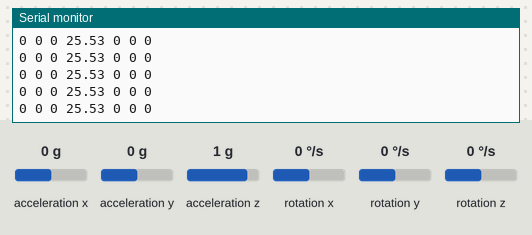
Bench run of a sketch on a simulated Arduino Uno, built with avr-gcc and run on an emulated ATmega328P. Shown: the last lines printed to the serial monitor. Wiring (inferred from the names in the program): MPU-6050 motion sensor at I2C address 0x68. Inputs (shaded band) come from the test bench; at power-on: acceleration x 0 g, acceleration y 0 g, rotation x 0 °/s, acceleration z 1 g, rotation y 0 °/s, rotation z 0 °/s.

Above: at 1.2 s.
1.3 s: acceleration x set to -0.8 g
At 1.8 s:
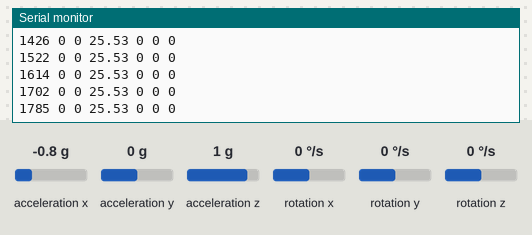
4.3 s: acceleration y set to -1.4 g
At 5.0 s:
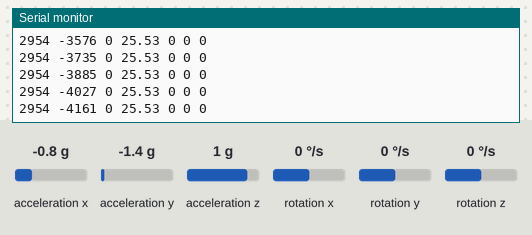
7.3 s: rotation x set to -100 °/s
At 8.1 s:
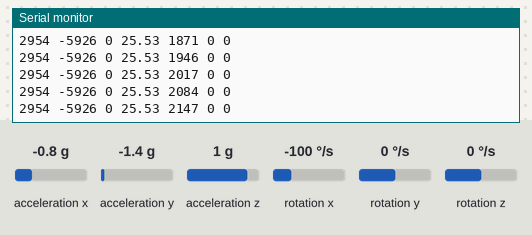
10.3 s: acceleration z set to 1.4 g
At 11.1 s:
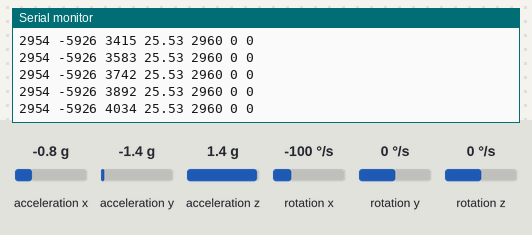
13.3 s: rotation y set to -192 °/s
At 14.3 s:
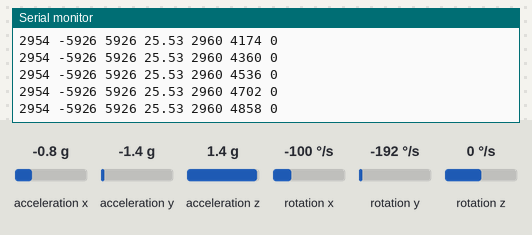
16.3 s: rotation z set to 12 °/s
At 17.2 s:
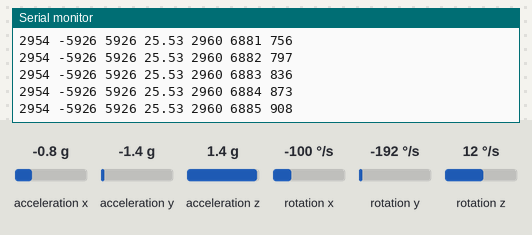
Timing chart, 0 to 19.3 s (numbered marks = the images above; inputs shaded):
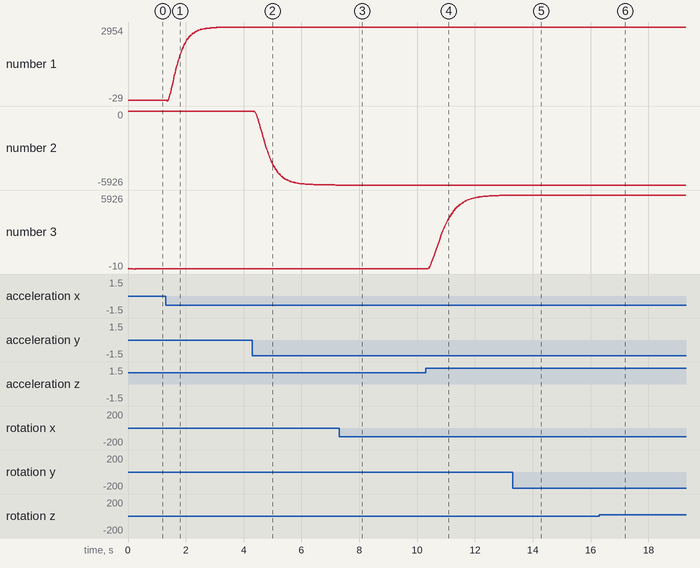

The sketch:

arduino.ino
```cpp
// MPU-6050 Filtering
// By Andrea Monti (igng)
// Base on code of Arduino User JohnChi
// Public Domain
#include <Wire.h>

const int MPU_addr = 0x68;                      // I2C address of the MPU-6050
int16_t raw_x_acc[3]    = {0};
int16_t raw_y_acc[3]    = {0};
int16_t raw_z_acc[3]    = {0};
int16_t raw_temp[3]     = {0};
int16_t raw_x_gyro[3]   = {0};
int16_t raw_y_gyro[3]   = {0};
int16_t raw_z_gyro[3]   = {0};
int16_t filt_x_acc[3]   = {0};
int16_t filt_y_acc[3]   = {0};
int16_t filt_z_acc[3]   = {0};
int16_t filt_temp[3]    = {0};
int16_t filt_x_gyro[3]  = {0};
int16_t filt_y_gyro[3]  = {0};
int16_t filt_z_gyro[3]  = {0};

void update()
{
    raw_x_acc[2]  = raw_x_acc[1];
    raw_y_acc[2]  = raw_y_acc[1];
    raw_z_acc[2]  = raw_z_acc[1];
    raw_temp[2]   = raw_temp[1];
    raw_x_gyro[2] = raw_x_gyro[1];
    raw_y_gyro[2] = raw_y_gyro[1];
    raw_z_gyro[2] = raw_z_gyro[1] ;

    raw_x_acc[1]  = raw_x_acc[0];
    raw_y_acc[1]  = raw_y_acc[0];
    raw_z_acc[1]  = raw_z_acc[0];
    raw_temp[1]   = raw_temp[0];
    raw_x_gyro[1] = raw_x_gyro[0];
    raw_y_gyro[1] = raw_y_gyro[0];
    raw_z_gyro[1] = raw_z_gyro[0];

    filt_x_acc[2]  = filt_x_acc[1];
    filt_y_acc[2]  = filt_y_acc[1];
    filt_z_acc[2]  = filt_z_acc[1];
    filt_temp[2]   = filt_temp[1];
    filt_x_gyro[2] = filt_x_gyro[1];
    filt_y_gyro[2] = filt_y_gyro[1];
    filt_z_gyro[2] = filt_z_gyro[1];

    filt_x_acc[1]  = filt_x_acc[0];
    filt_y_acc[1]  = filt_y_acc[0];
    filt_z_acc[1]  = filt_z_acc[0];
    filt_temp[1]   = filt_temp[0];
    filt_x_gyro[1] = filt_x_gyro[0];
    filt_y_gyro[1] = filt_y_gyro[0];
    filt_z_gyro[1] = filt_z_gyro[0];
}

void setup()
{
    Wire.begin();
    Wire.beginTransmission(MPU_addr);
    Wire.write(0x6B);                            // PWR_MGMT_1 (Power Menagement register)
    Wire.write(0);                               // set to zero (wakes up the MPU-6050)
    Wire.endTransmission(true);
    Serial.begin(9600);
}
void loop()
{
    update();                                   // update of the local variables for the filter
    Wire.beginTransmission(MPU_addr);
    Wire.write(0x3B);                           // starting with register 0x3B (ACCEL_XOUT_H)
    Wire.endTransmission(false);
    Wire.requestFrom(MPU_addr ,14, true);       // request a total of 14 registers
    raw_x_acc[0]  = (Wire.read() << 8) | Wire.read();
    raw_y_acc[0]  = (Wire.read() << 8) | Wire.read();
    raw_z_acc[0]  = (Wire.read() << 8) | Wire.read();
    raw_temp[0]   = (Wire.read() << 8) | Wire.read();
    raw_x_gyro[0] = (Wire.read() << 8) | Wire.read();
    raw_y_gyro[0] = (Wire.read() << 8) | Wire.read();
    raw_z_gyro[0] = (Wire.read() << 8) | Wire.read();

    filt_x_acc[0]  = 1.8*filt_x_acc[1] - 0.81*filt_x_acc[2] + 0.0022676*(raw_x_acc[0] + 2*raw_x_acc[1] + raw_x_acc[2]);
    filt_y_acc[0]  = 1.8*filt_y_acc[1] - 0.81*filt_y_acc[2] + 0.0022676*(raw_y_acc[0] + 2*raw_y_acc[1] + raw_y_acc[2]);
    filt_z_acc[0]  = 1.8*filt_z_acc[1] - 0.81*filt_z_acc[2] + 0.0022676*(raw_z_acc[0] + 2*raw_z_acc[1] + raw_z_acc[2]);
    filt_temp[0]   = 1.8*filt_temp[1] - 0.81*filt_temp[2] + 0.0022676*(raw_temp[0] + 2*raw_temp[1] + raw_temp[2]);
    filt_x_gyro[0] = 1.8*filt_x_gyro[1] - 0.81*filt_x_gyro[2] + 0.0022676*(raw_x_gyro[0] + 2*raw_x_gyro[1] + raw_x_gyro[2]);
    filt_y_gyro[0] = 1.8*filt_y_gyro[1] - 0.81*filt_y_gyro[2] + 0.0022676*(raw_y_gyro[0] + 2*raw_y_gyro[1] + raw_y_gyro[2]);
    filt_z_gyro[0] = 1.8*filt_z_gyro[1] - 0.81*filt_z_gyro[2] + 0.0022676*(raw_z_gyro[0] + 2*raw_z_gyro[1] + raw_z_gyro[2]);

    Serial.print(filt_x_acc[0]); Serial.print(" ");
    Serial.print(filt_y_acc[0]); Serial.print(" ");
    Serial.print(filt_z_acc[0]); Serial.print(" ");
    Serial.print(filt_temp[0]/340 + 36.53); Serial.print(" ");
    Serial.print(filt_x_gyro[0]); Serial.print(" ");
    Serial.print(filt_y_gyro[0]); Serial.print(" ");
    Serial.println(filt_z_gyro[0]);

    delay(1);
}
```

Measured:
- after the input at 1.3 s, the serial monitor: prints a new line after 0.07 s (image 1)
- plotted number 1: 0 → 2954 after the input at 1.3 s
